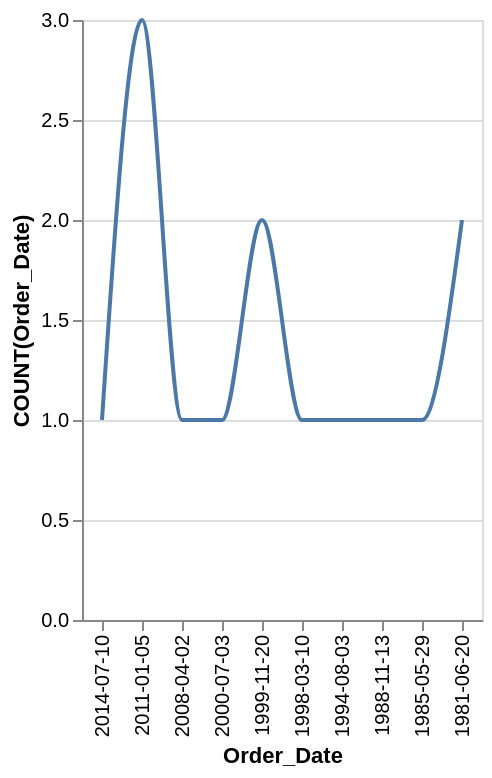

The Vega-Lite source for this figure:
### Vega-Lite specification from a JSON file in a GitHub repository (floating-point values rounded to 4 significant figures)
{"data": {"values": [{"x_data": "1981-06-20", "y_data": 2}, {"x_data": "1985-05-29", "y_data": 1}, {"x_data": "1988-11-13", "y_data": 1}, {"x_data": "1994-08-03", "y_data": 1}, {"x_data": "1998-03-10", "y_data": 1}, {"x_data": "1999-11-20", "y_data": 2}, {"x_data": "2000-07-03", "y_data": 1}, {"x_data": "2008-04-02", "y_data": 1}, {"x_data": "2011-01-05", "y_data": 3}, {"x_data": "2014-07-10", "y_data": 1}]}, "mark": {"type": "line", "interpolate": "monotone"}, "encoding": {"x": {"field": "x_data", "type": "nominal", "title": "Order_Date", "sort": "descending"}, "y": {"field": "y_data", "type": "quantitative", "title": "COUNT(Order_Date)"}}}
